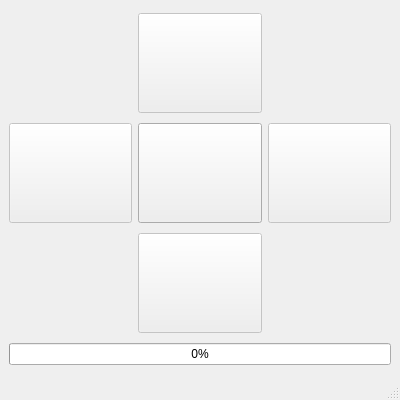
<?xml version="1.0" encoding="UTF-8"?>
<ui version="4.0">
 <class>GnublinBot</class>
 <widget class="QMainWindow" name="GnublinBot">
  <property name="geometry">
   <rect>
    <x>0</x>
    <y>0</y>
    <width>400</width>
    <height>400</height>
   </rect>
  </property>
  <property name="minimumSize">
   <size>
    <width>400</width>
    <height>400</height>
   </size>
  </property>
  <property name="maximumSize">
   <size>
    <width>400</width>
    <height>400</height>
   </size>
  </property>
  <property name="windowTitle">
   <string>GnublinBot GUI</string>
  </property>
  <widget class="QWidget" name="centralwidget">
   <layout class="QGridLayout" name="gridLayout">
    <item row="2" column="1">
     <widget class="QPushButton" name="button_start_stop">
      <property name="minimumSize">
       <size>
        <width>100</width>
        <height>100</height>
       </size>
      </property>
      <property name="text">
       <string/>
      </property>
      <property name="icon">
       <iconset>
        <normaloff>button_start.png</normaloff>button_start.png</iconset>
      </property>
      <property name="iconSize">
       <size>
        <width>90</width>
        <height>90</height>
       </size>
      </property>
     </widget>
    </item>
    <item row="2" column="2">
     <widget class="QPushButton" name="button_right">
      <property name="enabled">
       <bool>false</bool>
      </property>
      <property name="minimumSize">
       <size>
        <width>100</width>
        <height>100</height>
       </size>
      </property>
      <property name="text">
       <string/>
      </property>
      <property name="icon">
       <iconset>
        <normaloff>button_right.png</normaloff>button_right.png</iconset>
      </property>
      <property name="iconSize">
       <size>
        <width>90</width>
        <height>90</height>
       </size>
      </property>
     </widget>
    </item>
    <item row="4" column="0" colspan="3">
     <widget class="QProgressBar" name="movement_bar">
      <property name="maximum">
       <number>100</number>
      </property>
      <property name="value">
       <number>0</number>
      </property>
     </widget>
    </item>
    <item row="3" column="1">
     <widget class="QPushButton" name="button_backwards">
      <property name="enabled">
       <bool>false</bool>
      </property>
      <property name="minimumSize">
       <size>
        <width>100</width>
        <height>100</height>
       </size>
      </property>
      <property name="text">
       <string/>
      </property>
      <property name="icon">
       <iconset>
        <normaloff>button_backwards.png</normaloff>button_backwards.png</iconset>
      </property>
      <property name="iconSize">
       <size>
        <width>90</width>
        <height>90</height>
       </size>
      </property>
     </widget>
    </item>
    <item row="2" column="0">
     <widget class="QPushButton" name="button_left">
      <property name="enabled">
       <bool>false</bool>
      </property>
      <property name="minimumSize">
       <size>
        <width>100</width>
        <height>100</height>
       </size>
      </property>
      <property name="text">
       <string/>
      </property>
      <property name="icon">
       <iconset>
        <normaloff>button_left.png</normaloff>button_left.png</iconset>
      </property>
      <property name="iconSize">
       <size>
        <width>90</width>
        <height>90</height>
       </size>
      </property>
     </widget>
    </item>
    <item row="0" column="1">
     <widget class="QPushButton" name="button_forwards">
      <property name="enabled">
       <bool>false</bool>
      </property>
      <property name="minimumSize">
       <size>
        <width>100</width>
        <height>100</height>
       </size>
      </property>
      <property name="text">
       <string/>
      </property>
      <property name="icon">
       <iconset>
        <normaloff>button_forward.png</normaloff>button_forward.png</iconset>
      </property>
      <property name="iconSize">
       <size>
        <width>90</width>
        <height>90</height>
       </size>
      </property>
      <property name="checkable">
       <bool>false</bool>
      </property>
     </widget>
    </item>
   </layout>
  </widget>
  <widget class="QStatusBar" name="statusbar"/>
 </widget>
 <resources/>
 <connections/>
</ui>
